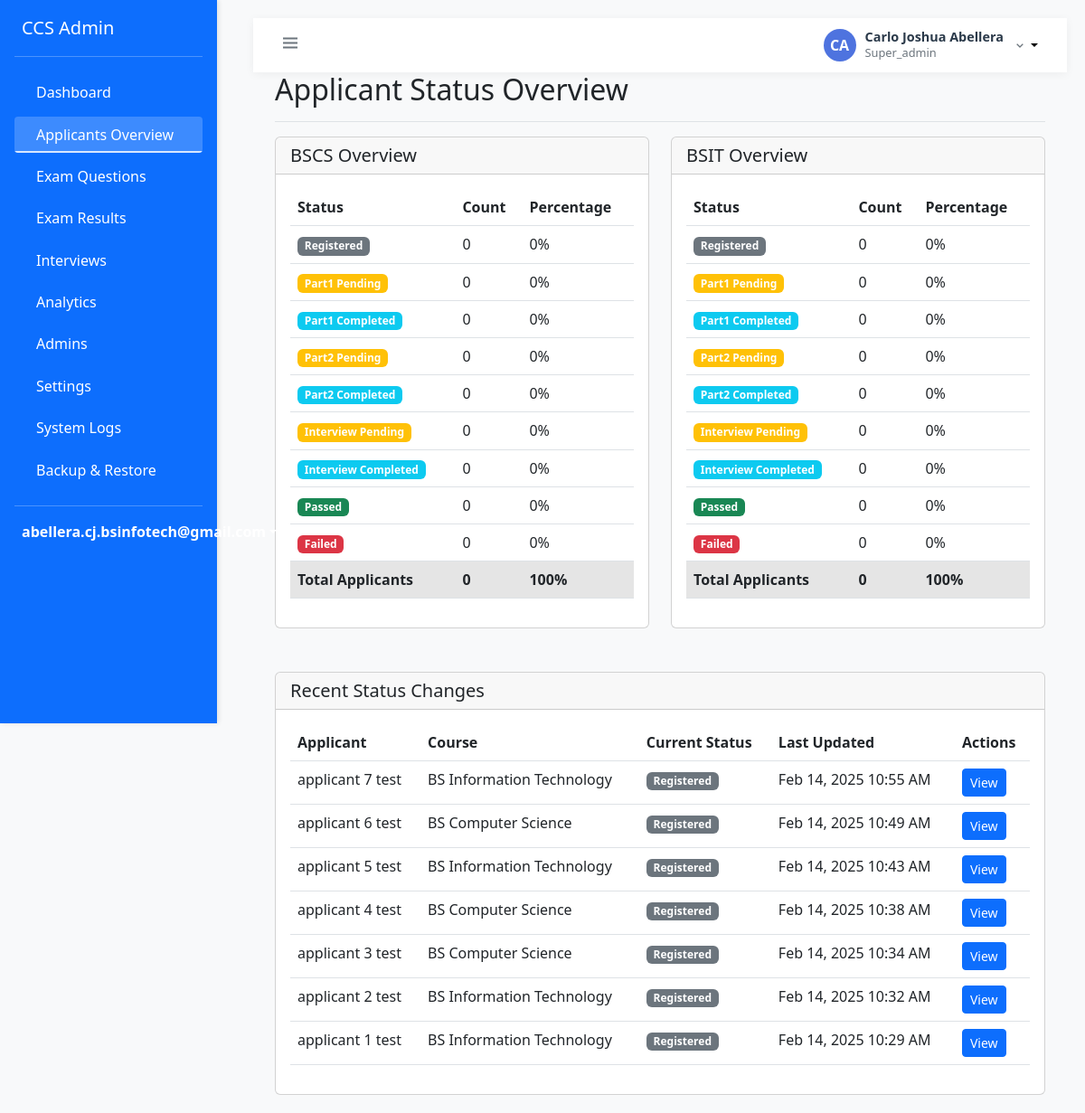
The app's page /admin/super/applicants_overview.php (signed in) with its own data.
### tables this page shows
CREATE TABLE `users` (
  `id` int(11) NOT NULL,
  `email` varchar(255) NOT NULL,
  `password` varchar(255) NOT NULL,
  `first_name` varchar(100) NOT NULL,
  `last_name` varchar(100) NOT NULL,
  `role` enum('super_admin','admin','applicant') NOT NULL,
  `status` enum('active','inactive','pending','approved','rejected') DEFAULT 'pending',
  `created_at` timestamp NOT NULL DEFAULT current_timestamp(),
  `updated_at` timestamp NOT NULL DEFAULT current_timestamp() ON UPDATE current_timestamp(),
  `updated_by` int(11) DEFAULT NULL
);

CREATE TABLE `applicants` (
  `id` int(11) NOT NULL,
  `user_id` int(11) NOT NULL,
  `applicant_number` varchar(50) NOT NULL,
  `first_name` varchar(100) NOT NULL,
  `middle_name` varchar(100) DEFAULT NULL,
  `last_name` varchar(100) NOT NULL,
  `contact_number` varchar(20) NOT NULL,
  `address` text NOT NULL,
  `birth_date` date NOT NULL,
  `school` varchar(255) NOT NULL,
  `course` enum('BSCS','BSIT') NOT NULL,
  `year_level` enum('1st Year','2nd Year','3rd Year','4th Year','5th Year','Graduate') NOT NULL,
  `progress_status` enum('registered','part1_pending','part1_completed','part2_pending','part2_completed','interview_pending','interview_completed','passed','failed') NOT NULL DEFAULT 'registered',
  `created_at` timestamp NOT NULL DEFAULT current_timestamp(),
  `updated_at` timestamp NOT NULL DEFAULT current_timestamp() ON UPDATE current_timestamp(),
  `application_status_id` int(11) DEFAULT NULL,
  `exam_status_id` int(11) DEFAULT NULL,
  `preferred_course` varchar(255) NOT NULL
);

### admin/super/applicants_overview.php (the view, shortened to what the rows shown need)
<?php
require_once '../../classes/Auth.php';
require_once '../../config/database.php';
require_once '../includes/layout.php';
$auth = new Auth();
try {
    $database = Database::getInstance();
    $conn = $database->getConnection();
    $status_overview = [
        'BSCS' => [
            'registered' => 0,
            'part1_pending' => 0,
            'part1_completed' => 0,
            'part2_pending' => 0,
            'part2_completed' => 0,
            'interview_pending' => 0,
            'interview_completed' => 0,
            'passed' => 0,
            'failed' => 0,
            'total' => 0
        ],
        'BSIT' => [
            'registered' => 0,
            'part1_pending' => 0,
            'part1_completed' => 0,
            'part2_pending' => 0,
            'part2_completed' => 0,
            'interview_pending' => 0,
            'interview_completed' => 0,
            'passed' => 0,
            'failed' => 0,
            'total' => 0
        ]
    ];
    $query = "SELECT
                a.id,
                a.first_name,
                a.last_name,
                a.preferred_course,
                a.progress_status,
                a.updated_at
              FROM applicants a
              ORDER BY a.updated_at DESC
              LIMIT 10";
    $stmt = $conn->query($query);
    $recent_changes = $stmt->fetchAll(PDO::FETCH_ASSOC);
} catch (Exception $e) {
    $error = $e->getMessage();
}
admin_header('Applicant Status Overview');
?>
<div class="container-fluid px-4">
    <div class="d-flex justify-content-between flex-wrap flex-md-nowrap align-items-center pb-2 mb-3 border-bottom">
        <h1 class="h2">Applicant Status Overview</h1>
    </div>
    <div class="row">
        <?php foreach ($status_overview as $course => $statuses): ?>
            <div class="col-md-6 mb-4">
                <div class="card">
                    <div class="card-body">
                        <div class="table-responsive">
                            <table class="table table-hover">
                                <thead>
                                    <tr>
                                        <th>Status</th>
                                        <th>Count</th>
                                        <th>Percentage</th>
                                    </tr>
                                </thead>
                            </table>
                        </div>
                    </div>
                </div>
            </div>
        <?php endforeach; ?>
    </div>
    <div class="card mt-4">
        <div class="card-body">
            <div class="table-responsive">
                <table class="table table-hover">
                    <thead>
                        <tr>
                            <th>Applicant</th>
                            <th>Course</th>
                            <th>Current Status</th>
                            <th>Last Updated</th>
                            <th>Actions</th>
                        </tr>
                    </thead>
                    <tbody>
                        <?php foreach ($recent_changes as $change): ?>
                            <tr>
                                <td><?php echo htmlspecialchars($change['first_name'] . ' ' . $change['last_name']); ?></td>
                                <td><?php echo htmlspecialchars($change['preferred_course']); ?></td>
                                <td>
                                    <span class="badge bg-<?php
                                        echo match($change['progress_status']) {
                                            'registered' => 'secondary',
                                            'part1_pending', 'part2_pending', 'interview_pending' => 'warning',
                                            'part1_completed', 'part2_completed', 'interview_completed' => 'info',
                                            'passed' => 'success',
                                            'failed' => 'danger',
                                            default => 'secondary'
                                        };
                                    ?>">
                                        <?php echo ucwords(str_replace('_', ' ', $change['progress_status'])); ?>
                                    </span>
                                </td>
                                <td><?php echo date('M d, Y h:i A', strtotime($change['updated_at'])); ?></td>
                                <td>
                                    <a href="view_applicant.php?id=<?php echo $change['id']; ?>" class="btn btn-sm btn-primary">
                                        <i class="bi bi-eye"></i> View
                                    </a>
                                </td>
                            </tr>
                        <?php endforeach; ?>
                    </tbody>
                </table>
            </div>
        </div>
    </div>
</div>
<?php
admin_footer();
?>

### admin/includes/layout.php (shortened to what the rows shown need)
<?php
require_once __DIR__ . '/../../classes/Auth.php';
function admin_header($title = '') {
?>
<!DOCTYPE html>
<html lang="en">
<head>
    <link href="https://cdn.jsdelivr.net/npm/bootstrap@5.3.0/dist/css/bootstrap.min.css" rel="stylesheet">
    <link href='https://unpkg.com/boxicons@2.1.4/css/boxicons.min.css' rel='stylesheet'>
    <link href="https://cdn.jsdelivr.net/npm/metismenu/dist/metisMenu.min.css" rel="stylesheet">
</head>
<body>
    <div class="wrapper">
        <?php include 'sidebar.php'; ?>
        <div class="page-content-wrapper">
            <nav class="top-navbar">
                <div class="user-profile dropdown">
                    <button class="user-profile-btn dropdown-toggle" type="button" data-bs-toggle="dropdown" aria-expanded="false">
                        <div class="user-avatar">
                            <?php echo strtoupper(substr($user['first_name'], 0, 1) . substr($user['last_name'], 0, 1)); ?>
                        </div>
                        <div class="user-info">
                            <h6 class="user-name"><?php echo htmlspecialchars($user['first_name'] . ' ' . $user['last_name']); ?></h6>
                            <p class="user-role"><?php echo ucfirst($user['role']); ?></p>
                        </div>
                        <i class="bx bx-chevron-down text-secondary"></i>
                    </button>
                </div>
            </nav>
            <div class="content-wrapper">
<?php
}
function admin_footer() {
?>
            </div>
        </div>
    </div>
</body>
</html>
<?php } ?>

### admin/includes/sidebar.php (shortened to what the rows shown need)
<?php
require_once __DIR__ . '/../../classes/Auth.php';
global $auth;
$user = $auth->getCurrentUser();
?>
<nav class="sidebar bg-primary">
    <div class="d-flex flex-column">
        <div class="dropdown pb-3">
            <a href="#" class="d-flex align-items-center text-white text-decoration-none dropdown-toggle" id="dropdownUser" data-bs-toggle="dropdown" aria-expanded="false">
                <strong><?php echo htmlspecialchars($user['email']); ?></strong>
            </a>
        </div>
    </div>
</nav>

### records on screen
users: email "abellera.cj.bsinfotech@gmail.com", first_name+last_name "CA", first_name+last_name "Carlo Joshua Abellera", role "Super_admin"
applicants: first_name+last_name "applicant 7 test", preferred_course "BS Information Technology", progress_status "Registered", updated_at "Feb 14, 2025 10:55 AM"
applicants: first_name+last_name "applicant 6 test", preferred_course "BS Computer Science", progress_status "Registered", updated_at "Feb 14, 2025 10:49 AM"
applicants: first_name+last_name "applicant 5 test", preferred_course "BS Information Technology", progress_status "Registered", updated_at "Feb 14, 2025 10:43 AM"
applicants: first_name+last_name "applicant 4 test", preferred_course "BS Computer Science", progress_status "Registered", updated_at "Feb 14, 2025 10:38 AM"
applicants: first_name+last_name "applicant 3 test", preferred_course "BS Computer Science", progress_status "Registered", updated_at "Feb 14, 2025 10:34 AM"
applicants: first_name+last_name "applicant 2 test", preferred_course "BS Information Technology", progress_status "Registered", updated_at "Feb 14, 2025 10:32 AM"
applicants: first_name+last_name "applicant 1 test", preferred_course "BS Information Technology", progress_status "Registered", updated_at "Feb 14, 2025 10:29 AM"

### other values on screen
$course "BSCS"
str_replace('_', ' ', $status) "Registered"
$count "0"
str_replace('_', ' ', $status) "Part1 Pending"
str_replace('_', ' ', $status) "Part1 Completed"
str_replace('_', ' ', $status) "Part2 Pending"
str_replace('_', ' ', $status) "Part2 Completed"
str_replace('_', ' ', $status) "Interview Pending"
str_replace('_', ' ', $status) "Interview Completed"
str_replace('_', ' ', $status) "Passed"
str_replace('_', ' ', $status) "Failed"
$statuses['total'] "0"
$course "BSIT"
